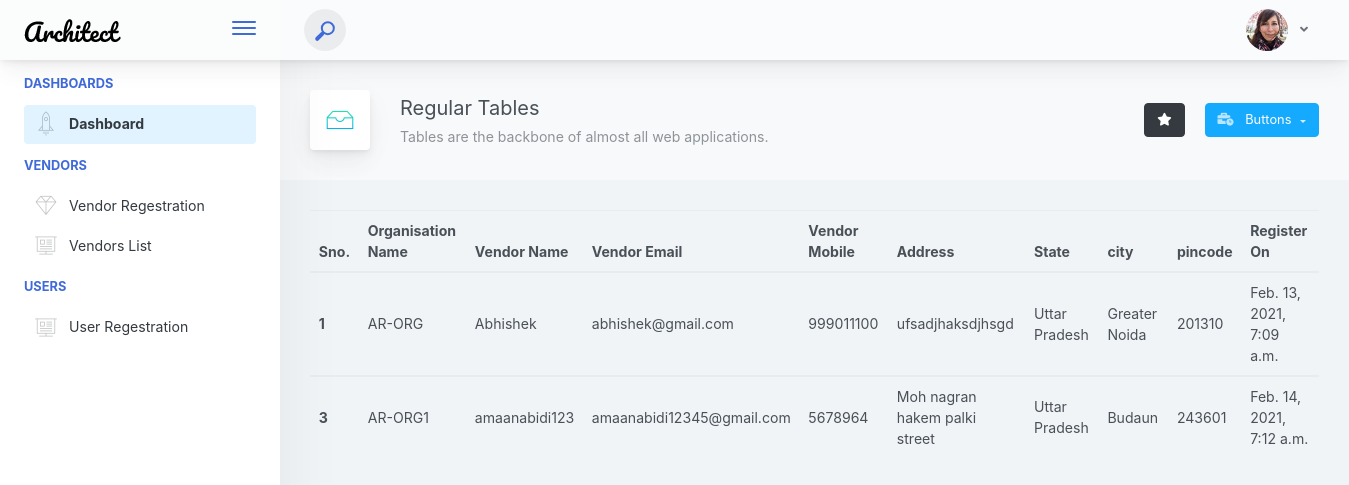
The app's page /details/, older data.
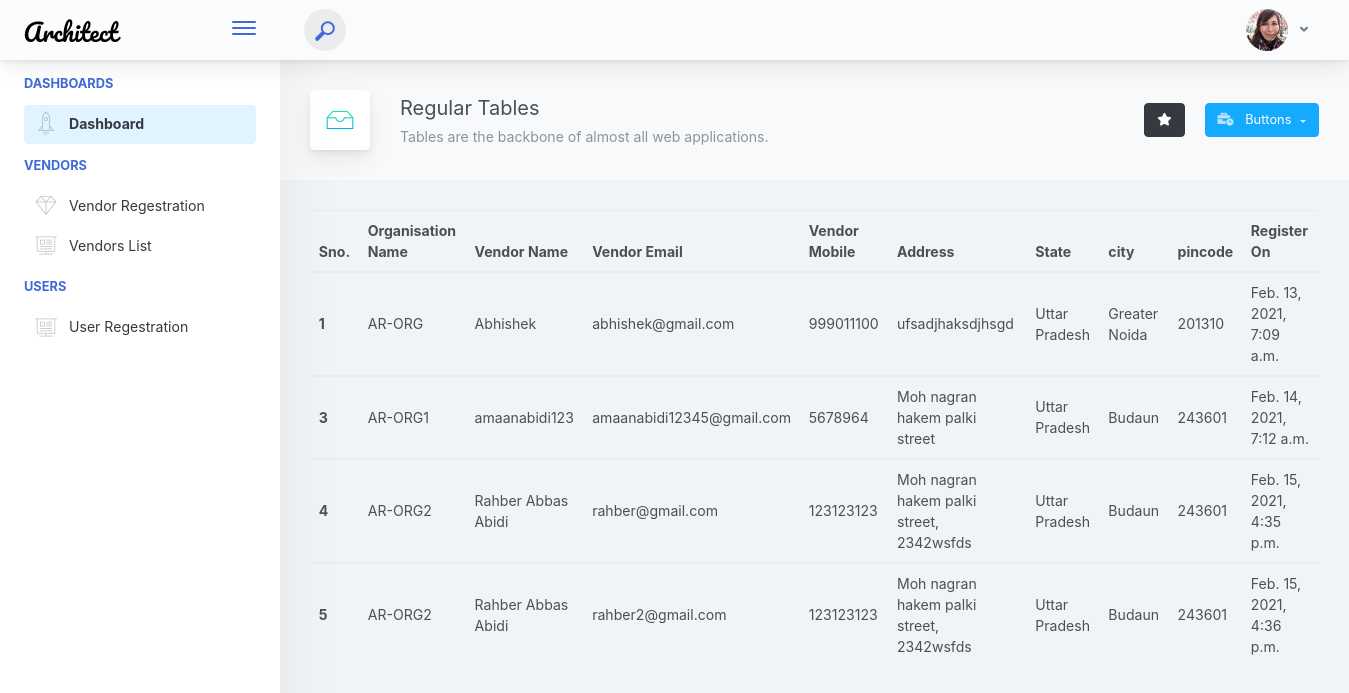
The same page, newer data.
### account/models.py (models this page shows, shortened)
class VendorAccount(models.Model):
    org_name = models.CharField(max_length=256)
    per_name = models.CharField(max_length=256)
    org_email = models.EmailField(max_length=256, unique=True)
    org_phone = models.IntegerField()
    add1 = models.CharField(max_length=1000)
    add2 = models.CharField(max_length=1000)
    state = models.CharField(max_length=256)
    city = models.CharField(max_length=256)
    pincode = models.CharField(max_length=256)
    lat = models.CharField(max_length=256, default="12231")
    lon = models.CharField(max_length=256, default="12123")
    value = models.BooleanField(default=False)
    is_paid = models.BooleanField(default=False)
    created_by = models.ForeignKey(Account, on_delete=models.CASCADE, default=Account, null=True, blank=True)
    updated_on = models.DateTimeField(auto_now=True)

### account/views.py (the view)
# urls.py: path('details/', details, name="details"),
def details(request):
    ven = VendorAccount.objects.all()
    context = {
        'ven' :ven
    }
    return render(request, 'dashboard/details.html', context)

### templates/dashboard/details.html (shortened to what this page needs)
{% extends 'dashboard/base.html' %}
{% load static %}
{% block body %}
            <div class="app-main__outer">
                <div class="app-main__inner">
                    <div class="app-page-title">
                        <div class="page-title-wrapper">
                            <div class="page-title-heading">
                                <div class="page-title-icon">
                                    <i class="pe-7s-drawer icon-gradient bg-happy-itmeo">
                                    </i>
                                </div>
                                <div>Regular Tables
                                    <div class="page-title-subheading">Tables are the backbone of almost all web
                                        applications.
                                    </div>
                                </div>
                            </div>
                            <div class="page-title-actions">
                                <button type="button" data-toggle="tooltip" title="Example Tooltip"
                                    data-placement="bottom" class="btn-shadow mr-3 btn btn-dark">
                                    <i class="fa fa-star"></i>
                                </button>
                                <div class="d-inline-block dropdown">
                                    <button type="button" data-toggle="dropdown" aria-haspopup="true"
                                        aria-expanded="false" class="btn-shadow dropdown-toggle btn btn-info">
                                        <span class="btn-icon-wrapper pr-2 opacity-7">
                                            <i class="fa fa-business-time fa-w-20"></i>
                                        </span>
                                        Buttons
                                    </button>
                                </div>
                            </div>
                        </div>
                    </div>
                                    <table class="table table-hover">
                                        <thead>
                                            <tr>
                                                <th>Sno.</th>
                                                <th>Organisation Name</th>
                                                <th>Vendor Name</th>
                                                <th>Vendor Email</th>
                                                <th>Vendor Mobile</th>
                                                <th>Address</th>
                                                <th>State</th>
                                                <th>city</th>
                                                <th>pincode</th>
                                                <th>Register On</th>
                                            </tr>
                                        </thead>
                                        {% for x in ven %}
                                        <tbody>
                                            <tr>
                                                <th scope="row">{{x.id}}</th>
                                                <td>{{x.org_name}}</td>
                                                <td>{{x.per_name}}</td>
                                                <td>{{x.org_email}}</td>
                                                <td>{{x.org_phone}}</td>
                                                <td>{{x.add1}}</td>
                                                <td>{{x.state}}</td>
                                                <td>{{x.city}}</td>
                                                <td>{{x.pincode}}</td>
                                                <td>{{x.updated_on}}</td>
                                            </tr>
                                        </tbody>
                                        {% endfor %}
                                    </table>
                </div>
            </div>
                {% endblock %}

### templates/dashboard/base.html (shortened to what this page needs)
{% load static %}
<!doctype html>
<html lang="en">
<head>
<link href="{% static 'main.css' %}" rel="stylesheet"></head>
<body>
    <div class="app-container app-theme-white body-tabs-shadow fixed-sidebar fixed-header">
        <div class="app-header header-shadow">
            <div class="app-header__logo">
                <div class="logo-src"></div>
                <div class="header__pane ml-auto">
                    <div>
                        <button type="button" class="hamburger close-sidebar-btn hamburger--elastic" data-class="closed-sidebar">
                            <span class="hamburger-box">
                                <span class="hamburger-inner"></span>
                            </span>
                        </button>
                    </div>
                </div>
            </div>
                <div class="app-header__content">
                <div class="app-header-left">
                    <div class="search-wrapper">
                        <div class="input-holder">
                            <button class="search-icon"><span></span></button>
                        </div>
                    </div>
                </div>
                <div class="app-header-right">
                    <div class="header-btn-lg pr-0">
                        <div class="widget-content p-0">
                            <div class="widget-content-wrapper">
                                <div class="widget-content-left">
                                    <div class="btn-group">
                                        <a data-toggle="dropdown" aria-haspopup="true" aria-expanded="false" class="p-0 btn">
                                            <img width="42" class="rounded-circle" src="{% static 'assets/images/avatars/1.jpg' %}" alt="">
                                            <i class="fa fa-angle-down ml-2 opacity-8"></i>
                                        </a>
                                    </div>
                                </div>
                            </div>
                        </div>
                    </div>
                </div>
            </div>
        </div>
             <div class="app-main">
                <div class="app-sidebar sidebar-shadow">
                        <div class="scrollbar-sidebar">
                        <div class="app-sidebar__inner">
                            <ul class="vertical-nav-menu">
                                <li class="app-sidebar__heading">Dashboards</li>
                                <li>
                                    <a href="{% url 'home' %}" class="mm-active">
                                        <i class="metismenu-icon pe-7s-rocket"></i>
                                        Dashboard
                                    </a>
                                </li>
                                <li class="app-sidebar__heading">Vendors</li>
                                <li>
                                    <a href="{% url 'vendor-regestration' %}">
                                        <i class="metismenu-icon pe-7s-diamond"></i>
                                        Vendor Regestration
                                    </a>
                                </li>
                                <li >
                                    <a href="{% url 'details' %}">
                                        <i class="metismenu-icon pe-7s-display2"></i>
                                        Vendors List
                                    </a>
                                </li>
                                <li class="app-sidebar__heading">Users</li>
                                <li>
                                    <a href="{% url 'register' %}">
                                        <i class="metismenu-icon pe-7s-display2"></i>
                                        User Regestration
                                    </a>
                                </li>
                            </ul>
                        </div>
                    </div>
                </div>
                    {% block body %}{% endblock %}
                </div>
        </div>
<script type="text/javascript" src="{% static 'assets/scripts/main.js' %}"></script></body>
</html>

Row changes from the older to the newer data that the page shows:
added VendorAccount: id "4", org_name "AR-ORG2", per_name "Rahber Abbas Abidi", org_email "rahber@gmail.com", org_phone "123123123", add1 "Moh nagran hakem palki street, 2342wsfds", state "Uttar Pradesh", city "Budaun", pincode "243601", updated_on "Feb. 15, 2021, 4:35 p.m."
added VendorAccount: id "5", org_name "AR-ORG2", per_name "Rahber Abbas Abidi", org_email "rahber2@gmail.com", org_phone "123123123", add1 "Moh nagran hakem palki street, 2342wsfds", state "Uttar Pradesh", city "Budaun", pincode "243601", updated_on "Feb. 15, 2021, 4:36 p.m."
